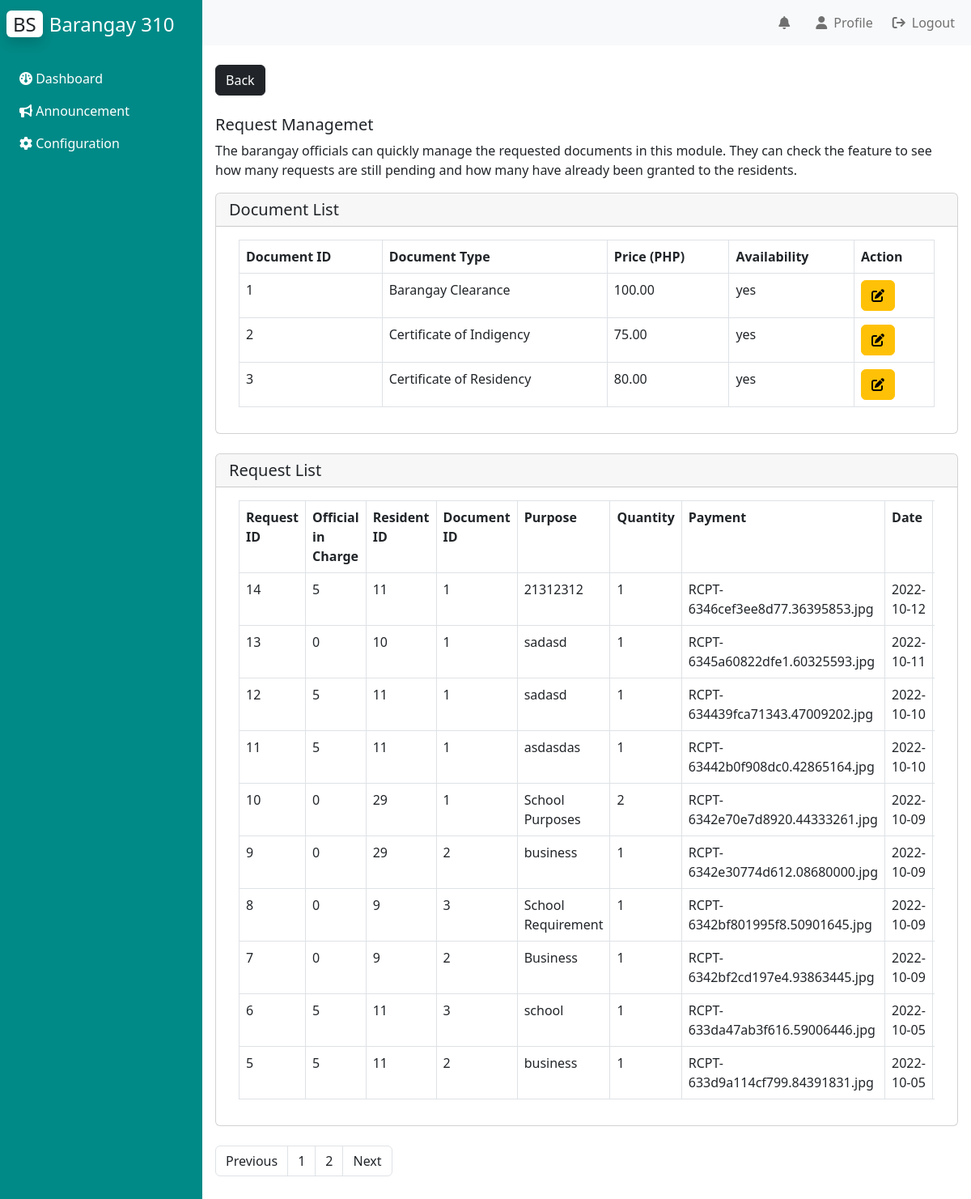
The page /Admin/document_request/document_request.php (signed in) on the database its author committed.
### tables this page shows
CREATE TABLE `bgy_info` (
  `id` int(10) NOT NULL AUTO_INCREMENT,
  `color_theme` varchar(10) NOT NULL,
  `logo_url` text NOT NULL,
  `bgy_name` text NOT NULL,
  `vision` text DEFAULT NULL,
  `mission` text DEFAULT NULL,
  `city` varchar(50) DEFAULT NULL,
  `background_url` varchar(100) DEFAULT NULL,
  PRIMARY KEY (`id`)
);

CREATE TABLE `document_type` (
  `id` int(11) NOT NULL AUTO_INCREMENT,
  `document_type` varchar(50) NOT NULL,
  `price` varchar(100) NOT NULL,
  `availability` varchar(15) DEFAULT NULL,
  PRIMARY KEY (`id`)
);

CREATE TABLE `document_request` (
  `request_ID` int(11) NOT NULL AUTO_INCREMENT,
  `official_ID` int(11) DEFAULT NULL,
  `resident_ID` int(11) NOT NULL,
  `document_ID` int(11) DEFAULT NULL,
  `purpose` varchar(100) NOT NULL,
  `quantity` int(10) NOT NULL,
  `payment` varchar(50) NOT NULL,
  `request_date` date NOT NULL,
  `status` varchar(10) NOT NULL,
  PRIMARY KEY (`request_ID`),
  KEY `NAME` (`document_ID`),
  CONSTRAINT `NAME` FOREIGN KEY (`document_ID`) REFERENCES `document_type` (`id`) ON DELETE SET NULL ON UPDATE SET NULL
);

### phpfiles/bgy_info.php (called while the page is built)
<?php
    include("connection.php");
    $query = "SELECT * FROM bgy_info;";
    $result = $conn -> query($query);
    $row = $result -> fetch_array();
?>

### Admin/document_request/document_request.php (the view, shortened to what this page needs)
<?php
include('../../phpfiles/connection.php');
?>
<!DOCTYPE html>
<html lang="en" dir="ltr">
<head>
    <link rel="stylesheet" href="style.css">
    <link href="https://cdn.jsdelivr.net/npm/bootstrap@5.2.0/dist/css/bootstrap.min.css" rel="stylesheet">
    <link rel="stylesheet" href="https://cdnjs.cloudflare.com/ajax/libs/font-awesome/6.1.2/css/all.min.css"/>
</head>
<body>
    <div class="main_container d-flex">
        <div class="sidebar" id="side_nav" style="background: <?php
        include("../../phpfiles/bgy_info.php");
        echo $row[1];
        ?>">
            <div class="header-box px-2 pt-3 pb-4 d-flex justify-content-between">
                <h1 class=fs-4><span class="bg-white text-dark rounded shadow px-2 me-2">BS</span><span class="text-white">Barangay <?php
                                                                                                                                    include("../../phpfiles/bgy_info.php");
                                                                                                                                    echo $row[3];
                                                                                                                                    ?></span></h1>
            </div>
            <ul class="list-unstyled px-2">
            <li class=""><a href="../dashboard/dashboard.php" class="text-decoration-none px-3 py-2 d-block"><i class="fa-solid fa-gauge"></i>&nbsp;Dashboard</a></li>
            <li class=""><a href="../announcement/announcement.php" class="text-decoration-none px-3 py-2 d-block"><i class="fa-solid fa-bullhorn"></i>&nbsp;Announcement</a></li>
            <li class=""><a href="../configuration/configuration.php" class="text-decoration-none px-3 py-2 d-block"><i class="fa-solid fa-gear"></i>&nbsp;Configuration</a></li>
            </ul>
        </div>
        <div class="content">
            <?php include("../../phpfiles/official_nav.php")?>
            <div class="dashboard-content px-3 py-4">
                <a href="../dashboard/dashboard.php"><button type="button" class="btn btn-dark">Back</button></a>
                <br>
                <br>
                <h2 class="fs-5">Request Managemet</h2>
                <p>The barangay officials can quickly manage the requested documents in this module.
                    They can check the feature to see how many requests are still pending and how many have already been granted to the residents. </p>
                <?php
                    include("../../phpfiles/connection.php");
                    $query1 = "SELECT * FROM document_type;";
                    $result1 = $conn -> query($query1);
                ?>
                <div class="card">
                    <h5 class="card-header">Document List </h5>
                    <div class="card-body">
                        <div class="container-fluid">
                            <div class="table-responsive" style="width: 100%;">
                                <table class="table table-bordered">
                                    <thead>
                                        <tr class="align-top">
                                            <th>Document ID</th>
                                            <th>Document Type</th>
                                            <th>Price (PHP)</th>
                                            <th>Availability</th>
                                            <th>Action</th>
                                        </tr>
                                    </thead>
                                    <?php while($row1 = $result1->fetch_assoc()){ ?>
                                    <tr>
                                        <td><?php echo $row1["id"]; ?></td>
                                        <td><?php echo $row1["document_type"]; ?></td>
                                        <td><?php echo $row1["price"]; ?></td>
                                        <td><?php echo $row1["availability"]; ?></td>
                                        <td><div class="btn-group" role="group" aria-label="Basic example">
                                            <button data-id="<?php echo $row1['id']; ?>" class="editdoc btn btn-warning"><i class="fa-solid fa-pen-to-square"></i></button>
                                            </div>
                                        </td>
                                    </tr>
                                    <?php } ?>
                                </table>
                            </div>
                        </div>
                    </div>
                </div>
                <br>
                <?php
                    if(isset($_GET['page'])){
                        $page = $_GET['page'];
                    } else {
                        $page = $_GET['page'];
                    }
                    $start = ($page-1) * 10;
                    $query = "SELECT * FROM document_request ORDER BY request_ID DESC LIMIT $start, 10;";
                    $result = $conn -> query($query);
                    $result1 = $conn -> query("SELECT count(request_ID) as id FROM document_request;");
                    $reqCount = $result1->fetch_assoc();
                    $total = $reqCount['id'];
                    $pages = ceil($total / 10);
                    if($page > 1){
                        $previous = $page - 1;
                    } else {
                        $previous = $page;
                    }
                    if($page < $pages){
                        $next = $page + 1;
                    } else {
                        $next = $page;
                    }
                ?>
                <div class="card">
                    <h5 class="card-header">Request List</h5>
                    <div class="card-body">
                        <div class="container-fluid">
                            <div class="table-responsive" style="width: 100%;">
                                <table class="table table-bordered">
                                    <thead>
                                        <tr class="align-top">
                                            <th>Request ID</th>
                                            <th>Official in Charge</th>
                                            <th>Resident ID</th>
                                            <th>Document ID</th>
                                            <th>Purpose</th>
                                            <th>Quantity</th>
                                            <th>Payment</th>
                                            <th>Date</th>
                                            <th>Status</th>
                                        </tr>
                                    </thead>
                                    <?php while($row = $result->fetch_assoc()){ ?>
                                    <tr>
                                        <td><?php echo $row["request_ID"]; ?></td>
                                        <td><?php echo $row["official_ID"]; ?></td>
                                        <td><?php echo $row["resident_ID"]; ?></td>
                                        <td><?php echo $row["document_ID"]; ?></td>
                                        <td><?php echo $row["purpose"]; ?></td>
                                        <td><?php echo $row["quantity"]; ?></td>
                                        <td><?php echo $row["payment"]; ?></td>
                                        <td><?php echo $row["request_date"]; ?></td>
                                        <td><?php echo $row["status"]; ?></td>
                                    </tr>
                                    <?php } ?>
                                </table>
                            </div>
                        </div>
                    </div>
                </div><br>
                <nav aria-label="Page navigation example">
                    <ul class="pagination">
                        <li class="page-item"><a class="page-link text-dark" href="document_request.php?page=<?php echo $previous;?>">Previous</a></li>
                        <?php for($i=1; $i<=$pages;$i++)
                        {?>
                            <li class="page-item"><a class="page-link text-dark" href="document_request.php?page=<?php echo $i;?>"><?php echo $i;?></a></li>
                        <?php
                        }?>
                        <li class="page-item"><a class="page-link text-dark" href="document_request.php?page=<?php echo $next;?>">Next</a></li>
                    </ul>
                </nav>
            </div>
        </div>
    </div>
</body>
</html>

### Admin/document_request/style.css (style rules this page uses)
body { background: #eee; }
#side_nav { background: #000; min-width: 250px; max-width: 250px; transition: all 0.3s; }
.content { min-height: 100vh; width: calc(100% - 250px); }
.sidebar li a { color: #fff; }

### rows shown on the page
bgy_info: bgy_name "310"
document_type: id "1", document_type "Barangay Clearance", price "100.00", availability "yes"
document_type: id "2", document_type "Certificate of Indigency", price "75.00", availability "yes"
document_type: id "3", document_type "Certificate of Residency", price "80.00", availability "yes"
document_request: request_ID "14", official_ID "5", resident_ID "11", document_ID "1", purpose "21312312", quantity "1", payment "RCPT-6346cef3ee8d77.36395853.jpg", request_date "2022-10-12"
document_request: request_ID "13", official_ID "0", resident_ID "10", document_ID "1", purpose "sadasd", quantity "1", payment "RCPT-6345a60822dfe1.60325593.jpg", request_date "2022-10-11"
document_request: request_ID "12", official_ID "5", resident_ID "11", document_ID "1", purpose "sadasd", quantity "1", payment "RCPT-634439fca71343.47009202.jpg", request_date "2022-10-10"
document_request: request_ID "11", official_ID "5", resident_ID "11", document_ID "1", purpose "asdasdas", quantity "1", payment "RCPT-63442b0f908dc0.42865164.jpg", request_date "2022-10-10"
document_request: request_ID "10", official_ID "0", resident_ID "29", document_ID "1", purpose "School Purposes", quantity "2", payment "RCPT-6342e70e7d8920.44333261.jpg", request_date "2022-10-09"
document_request: request_ID "9", official_ID "0", resident_ID "29", document_ID "2", purpose "business", quantity "1", payment "RCPT-6342e30774d612.08680000.jpg", request_date "2022-10-09"
document_request: request_ID "8", official_ID "0", resident_ID "9", document_ID "3", purpose "School Requirement", quantity "1", payment "RCPT-6342bf801995f8.50901645.jpg", request_date "2022-10-09"
document_request: request_ID "7", official_ID "0", resident_ID "9", document_ID "2", purpose "Business", quantity "1", payment "RCPT-6342bf2cd197e4.93863445.jpg", request_date "2022-10-09"
document_request: request_ID "6", official_ID "5", resident_ID "11", document_ID "3", purpose "school", quantity "1", payment "RCPT-633da47ab3f616.59006446.jpg", request_date "2022-10-05"
document_request: request_ID "5", official_ID "5", resident_ID "11", document_ID "2", purpose "business", quantity "1", payment "RCPT-633d9a114cf799.84391831.jpg", request_date "2022-10-05"
